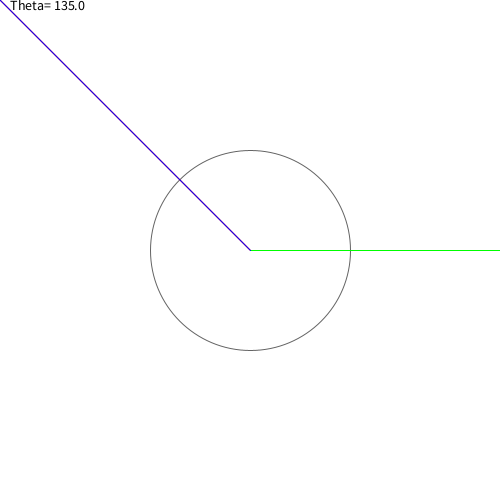
Frame 1 (no input)
Frame 60 (the mouse pressed at the canvas centre just before this capture): identical to frame 1, image omitted
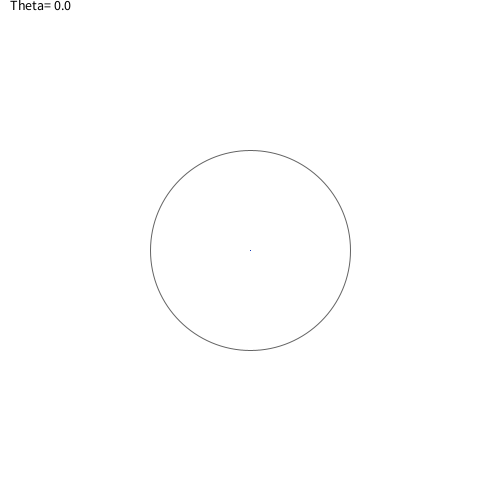
Frame 120 (the mouse held since frame 60 and released just before this capture)

The Processing sketch that drew these frames (run headless with seeded random() and noise(); from frame 60 on, the mouse is pressed at the canvas centre):

// Processing sketch: Roation2DTest
// ── Roation2DTest.pde
PVector ray;
PVector i;

void setup(){
  size(500,500);
  background(255);
  stroke(0);
  i = new PVector(1,0);
  ray = new PVector(random(-100,100),random(-100,100));
  ray.setMag(200);
}

void draw(){
  background(255);
  pushMatrix();
  translate(width/2,height/2);
  ellipseMode(CENTER);
  stroke(100);
  ellipse(0,0,200,200);
  
  ray.x = mouseX-width/2;
  ray.y = mouseY-height/2;
//  ray.setMag(200);
  
  // Original //
  stroke(255,0,0);
  line(0,0,ray.x,ray.y);
  
  // Shifted //
  pushMatrix();
  stroke(0,255,0);
  float theta = PVector.angleBetween(i,ray);
  if(ray.y < 0){
    rotate(theta);
  }else{
    rotate(-theta);
  }
  line(0,0,ray.x,ray.y);
  popMatrix();
  
  // Backwards - draw origional vector in blue //
  pushMatrix();
  stroke(0,0,255);
  if(ray.y < 0){
    rotate(-theta);
  }else{
    rotate(theta);
  }
  line(0,0,ray.mag(),0);
  popMatrix();
  
  popMatrix();
  
  textSize(14);
  fill(0);
  text("Theta= "+str(degrees(theta)),10,10);
  noFill();
  
}

void mouseClicked(){
  setup();
}
